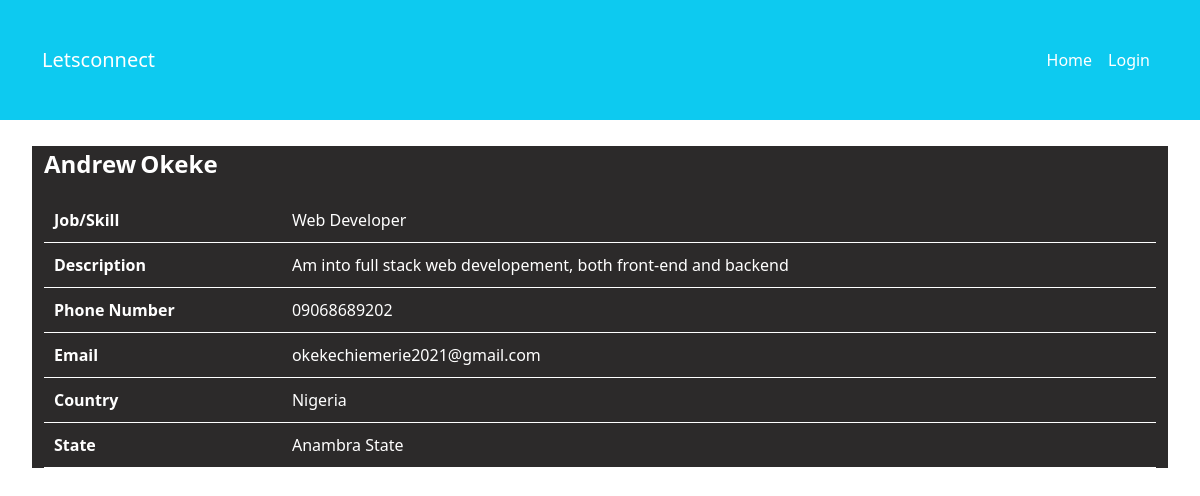
Screenshot of /specificprofile/5/ with the database file from the repository.
### base/models.py (models this page shows, shortened)
class Profile(models.Model):
    user = models.OneToOneField(User, on_delete=models.CASCADE)
    firstname = models.CharField(max_length=255)
    lastname = models.CharField(max_length=255)
    gender = models.CharField(max_length=10)
    country = models.CharField(max_length=255)
    state = models.CharField(max_length=255)
    email = models.EmailField()
    job = models.CharField(max_length=200)
    description = models.CharField(max_length=2550000)
    phonenumber = models.CharField(max_length=15)
    datecreated = models.DateTimeField(default=datetime.now)
    class Meta:
        ordering = ['-datecreated']

### base/views.py (the view)
# urls.py: path('specificprofile/<str:pk>/',views.specificprofile,name='specificprofile'),
def specificprofile(request,pk):
    details = Profile.objects.get(pk=pk)
    context = {"details":details}
    return render(request,'specificprofile.html',context)

### templates/specificprofile.html (shortened to what this page needs)
{% extends 'home.html' %}
{% block content %}
<div class="container my-4">
    <div class="row">
        <div class="col">
            <div>
                        <div class="profilenames">
                            <p class="names">{{ details.firstname }}</p>
                            <p class="names">{{ details.lastname }}</p>
                        </div>
                        <table class="profile-table">
                            <tr>
                                <th>Job/Skill</th>
                                <td>{{ details.job }}</td>
                            </tr>
                            <tr>
                                <th>Description</th>
                                <td>{{ details.description }}</td>
                            </tr>
                            <tr>
                                <th>Phone Number</th>
                                <td>{{ details.phonenumber }}</td>
                            </tr>
                            <tr>
                                <th>Email</th>
                                <td>{{ details.email }}</td>
                            </tr>
                            <tr>
                                <th>Country</th>
                                <td>{{ details.country }}</td>
                            </tr>
                            <tr>
                                <th>State</th>
                                <td>{{ details.state }}</td>
                            </tr>
                        </table>
            </div>
        </div>
    </div>
</div>
{% endblock %}

### templates/home.html (style rules this page uses)
body { background-color:rgb(44, 42, 42); }

### templates/specificprofile.html (style rules this page uses)
.profilenames { display: block; }
.col { background-color: rgb(44, 42, 42); margin: 2px; color: white; }
body { background-color: white; }
.names { display: inline-block; font-size: 24px; font-weight: bold; }
.profile-table { width: 100%; border-collapse: collapse; }
.profile-table th, .profile-table td { padding: 10px; text-align: left; border-bottom: 1px solid white; }
.profile-table th { background-color: rgb(44, 42, 42); color: white; }

### rows the page displays
Profile: firstname "Andrew", lastname "Okeke", job "Web Developer", description "Am into full stack web developement, both front-end and backend", phonenumber "09068689202", email "okekechiemerie2021@gmail.com", country "Nigeria", state "Anambra State"
